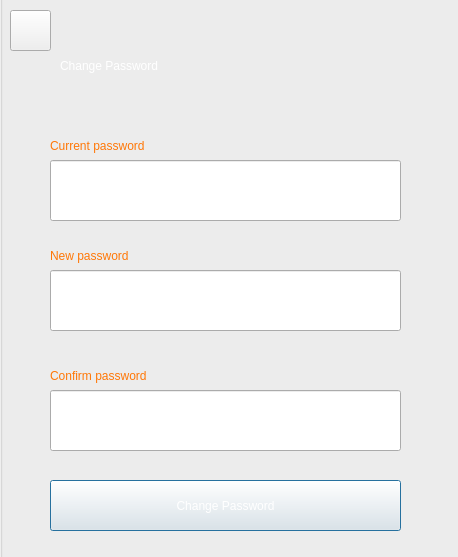
<?xml version="1.0" encoding="UTF-8"?>
<ui version="4.0">
 <class>Doimk</class>
 <widget class="QDialog" name="Doimk">
  <property name="geometry">
   <rect>
    <x>0</x>
    <y>0</y>
    <width>458</width>
    <height>557</height>
   </rect>
  </property>
  <property name="windowTitle">
   <string>Dialog</string>
  </property>
  <widget class="QGroupBox" name="groupBox">
   <property name="geometry">
    <rect>
     <x>0</x>
     <y>-10</y>
     <width>461</width>
     <height>571</height>
    </rect>
   </property>
   <property name="styleSheet">
    <string notr="true">background-image: url(:/form/picture/xanhdatroi4.jpg);</string>
   </property>
   <property name="title">
    <string/>
   </property>
   <widget class="QLabel" name="label">
    <property name="geometry">
     <rect>
      <x>60</x>
      <y>50</y>
      <width>331</width>
      <height>51</height>
     </rect>
    </property>
    <property name="styleSheet">
     <string notr="true">font: 600 24pt &quot;Segoe UI&quot;;
color: rgb(255, 255, 255);</string>
    </property>
    <property name="text">
     <string>Change Password</string>
    </property>
   </widget>
   <widget class="QLabel" name="label_2">
    <property name="geometry">
     <rect>
      <x>50</x>
      <y>140</y>
      <width>191</width>
      <height>31</height>
     </rect>
    </property>
    <property name="styleSheet">
     <string notr="true">font: 600 13pt &quot;Segoe UI&quot;;
color: rgb(255, 119, 7);</string>
    </property>
    <property name="text">
     <string>Current password</string>
    </property>
   </widget>
   <widget class="QLineEdit" name="lineEdit">
    <property name="geometry">
     <rect>
      <x>50</x>
      <y>170</y>
      <width>351</width>
      <height>61</height>
     </rect>
    </property>
    <property name="styleSheet">
     <string notr="true">color: rgb(255, 255, 255);
font: 15pt &quot;Segoe UI&quot;;
background-image: url(:/form/picture/xanhdatroi3.jpg);
border-image: url(:/form/picture/xanhdatroi3.jpg);</string>
    </property>
   </widget>
   <widget class="QLabel" name="label_3">
    <property name="geometry">
     <rect>
      <x>50</x>
      <y>250</y>
      <width>161</width>
      <height>31</height>
     </rect>
    </property>
    <property name="styleSheet">
     <string notr="true">font: 600 13pt &quot;Segoe UI&quot;;
color: rgb(255, 119, 7);</string>
    </property>
    <property name="text">
     <string>New password</string>
    </property>
   </widget>
   <widget class="QLineEdit" name="lineEdit_2">
    <property name="geometry">
     <rect>
      <x>50</x>
      <y>280</y>
      <width>351</width>
      <height>61</height>
     </rect>
    </property>
    <property name="styleSheet">
     <string notr="true">color: rgb(255, 255, 255);
font: 15pt &quot;Segoe UI&quot;;
background-image: url(:/form/picture/xanhdatroi3.jpg);
border-image: url(:/form/picture/xanhdatroi3.jpg);</string>
    </property>
   </widget>
   <widget class="QLabel" name="label_4">
    <property name="geometry">
     <rect>
      <x>50</x>
      <y>370</y>
      <width>191</width>
      <height>31</height>
     </rect>
    </property>
    <property name="styleSheet">
     <string notr="true">font: 600 13pt &quot;Segoe UI&quot;;
color: rgb(255, 119, 7);</string>
    </property>
    <property name="text">
     <string>Confirm password</string>
    </property>
   </widget>
   <widget class="QLineEdit" name="lineEdit_3">
    <property name="geometry">
     <rect>
      <x>50</x>
      <y>400</y>
      <width>351</width>
      <height>61</height>
     </rect>
    </property>
    <property name="styleSheet">
     <string notr="true">color: rgb(255, 255, 255);
font: 15pt &quot;Segoe UI&quot;;
background-image: url(:/form/picture/xanhdatroi3.jpg);
border-image: url(:/form/picture/xanhdatroi3.jpg);</string>
    </property>
   </widget>
   <widget class="QPushButton" name="pushButton">
    <property name="geometry">
     <rect>
      <x>50</x>
      <y>490</y>
      <width>351</width>
      <height>51</height>
     </rect>
    </property>
    <property name="styleSheet">
     <string notr="true">
background-image: url(:/form/picture/xanhdatroi4.jpg);
font: 600 14pt &quot;Segoe UI&quot;;
color: rgb(255, 255, 255);</string>
    </property>
    <property name="text">
     <string>Change Password</string>
    </property>
   </widget>
   <widget class="QPushButton" name="pushButton_2">
    <property name="geometry">
     <rect>
      <x>10</x>
      <y>20</y>
      <width>41</width>
      <height>41</height>
     </rect>
    </property>
    <property name="styleSheet">
     <string notr="true">background-image: url(:/form/picture/xanhdatroi4.jpg);
</string>
    </property>
    <property name="text">
     <string/>
    </property>
    <property name="icon">
     <iconset theme="QIcon::ThemeIcon::DocumentRevert"/>
    </property>
    <property name="iconSize">
     <size>
      <width>25</width>
      <height>25</height>
     </size>
    </property>
   </widget>
  </widget>
 </widget>
 <resources/>
 <connections/>
</ui>
